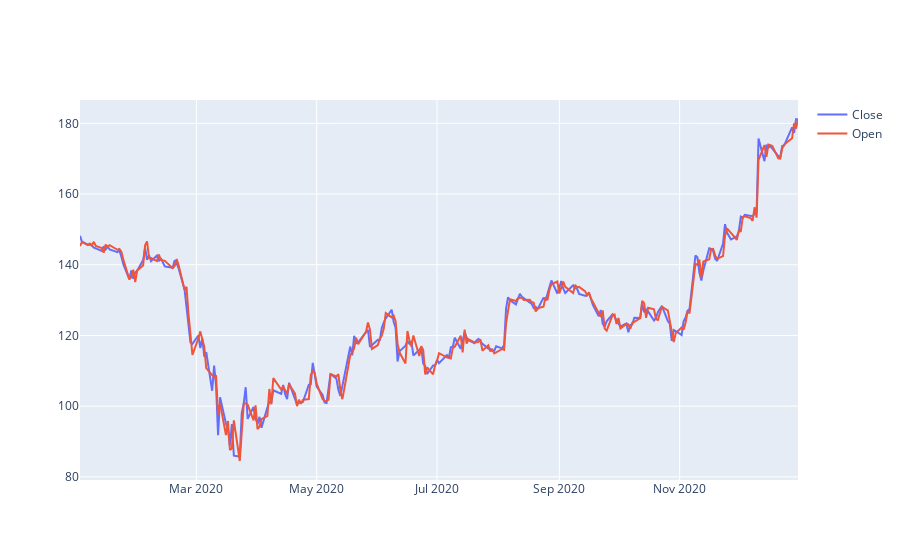

The notebook cell this image was saved under:
### Code cell
#you can either input data objects created in cell above or directly write go.Scatter() function inside 
fig_close_open=go.Figure()

fig_close_open.add_trace(go.Scatter(x=data_dis.index, y=data_dis.Close,
                   mode='lines', name='Close'))

fig_close_open.add_trace(go.Scatter(x=data_dis.index, y=data_dis.Open,
                   mode='lines', name='Open'))

fig_close_open.show()

### Figure 1 — Plotly figure (JSON) as saved in the notebook; plotly's stock layout.template omitted (floating-point values rounded to 4 significant figures; data arrays with more than 128 entries replaced by an {"elided": "..."} marker saying what was removed)
{"data": [{"mode": "lines", "name": "Close", "type": "scatter", "x": {"elided": "253 str values"}, "y": {"elided": "253 float values"}}, {"mode": "lines", "name": "Open", "type": "scatter", "x": {"elided": "253 str values"}, "y": {"elided": "253 float values"}}], "layout": {}}
